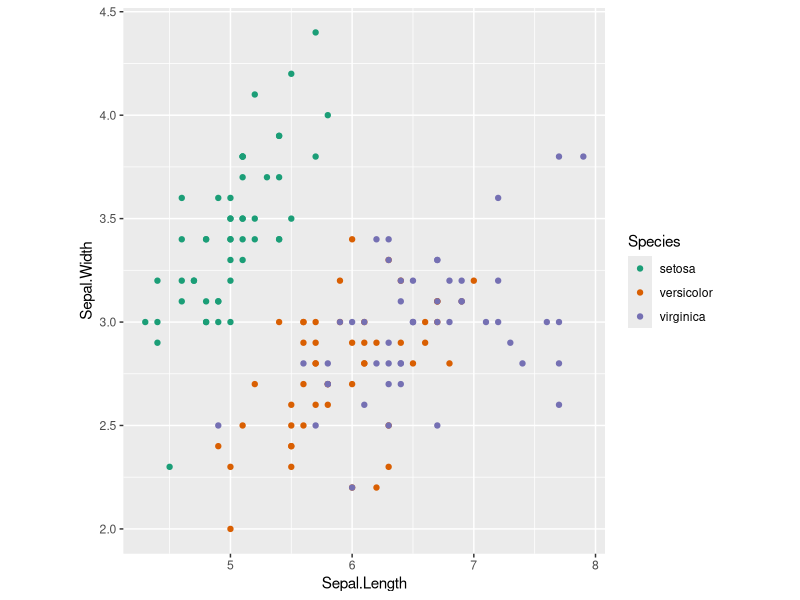
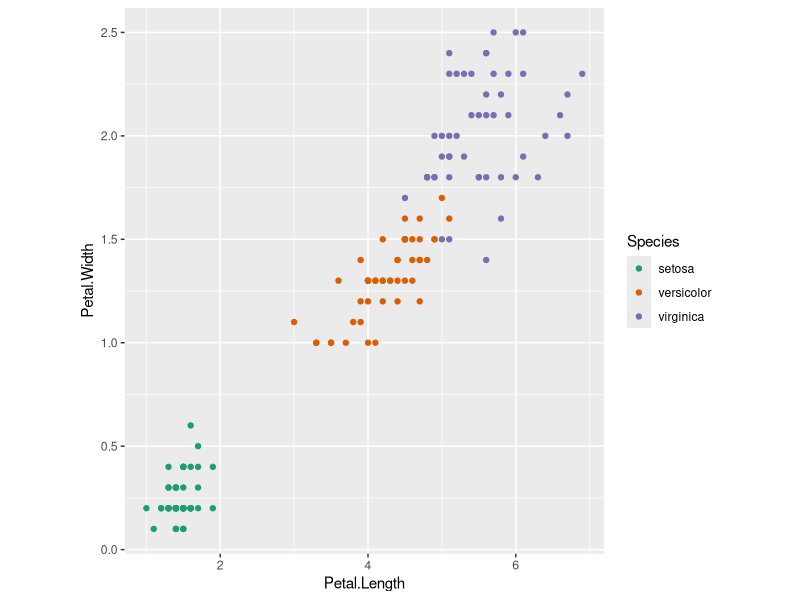

The R script that drew these images, in order:
## ---- chunk 1
knitr::opts_chunk$set(echo = TRUE)
## ---- chunk 2
library(ggplot2)
ggplot(iris, aes(x=Sepal.Length, y=Sepal.Width, colour=Species)) + 
  geom_point() + 
  coord_fixed(ratio = 1.7) + 
  scale_color_brewer(palette = "Dark2")

## ---- chunk 3
library(ggplot2)
ggplot(iris, aes(x=Petal.Length, y=Petal.Width, colour=Species)) + 
  geom_point() + 
  coord_fixed(ratio = 2.8) + 
  scale_color_brewer(palette = "Dark2")

